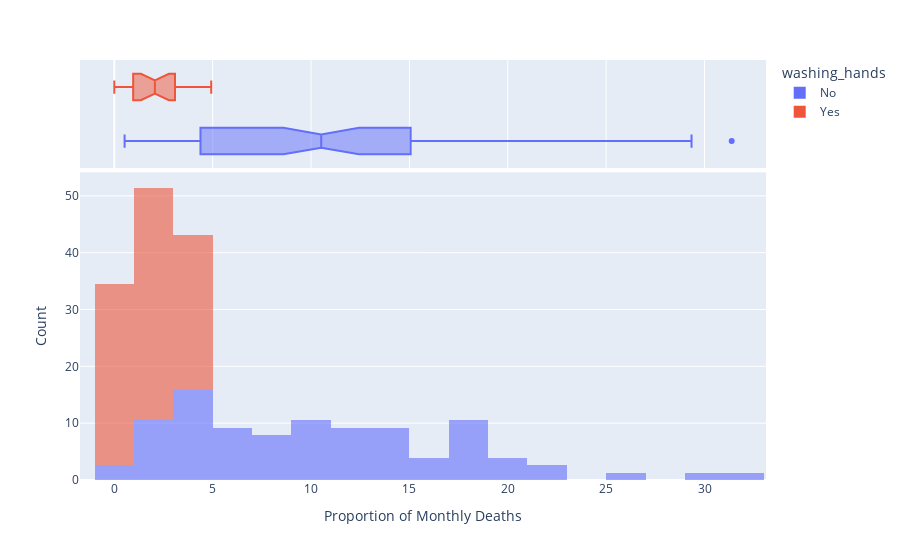

The code cell stored with this chart in its notebook:
### Markdown cell above
### Use Histograms to Visualise the Monthly Distribution of Outcomes

**Challenge**: Create a [plotly histogram](https://plotly.com/python/histograms/) to show the monthly percentage of deaths. 

* Use docs to check out the available parameters. Use the [`color` parameter](https://plotly.github.io/plotly.py-docs/generated/plotly.express.histogram.html) to display two overlapping histograms.
* The time period of handwashing is shorter than not handwashing. Change `histnorm` to `percent` to make the time periods comparable. 
* Make the histograms slighlty transparent
* Experiment with the number of bins on the histogram. Which number work well in communicating the range of outcomes?
* Just for fun, display your box plot on the top of the histogram using the `marginal` parameter.

### Code cell
fig = px.histogram(df_monthly, 
                   x="pct_deaths",
                   nbins=30,
                   color="washing_hands",
                   histnorm="percent",
                   opacity=0.6,
                   marginal="box")

fig.update_layout(xaxis_title='Proportion of Monthly Deaths',
                   yaxis_title='Count',)
 
fig.show()

### Figure 1 — Plotly figure (JSON) as saved in the notebook; plotly's stock layout.template omitted (floating-point values rounded to 4 significant figures)
{"data": [{"alignmentgroup": "True", "bingroup": "x", "histnorm": "percent", "hovertemplate": "washing_hands=No<br>pct_deaths=%{x}<br>percent=%{y}<extra></extra>", "legendgroup": "No", "marker": {"color": "#636efa", "opacity": 0.6, "pattern": {"shape": ""}}, "name": "No", "nbinsx": 30, "offsetgroup": "No", "orientation": "v", "showlegend": true, "type": "histogram", "x": [14.57, 7.531, 4.332, 1.569, 0.7843, 5, 8.421, 1.351, 1.878, 11.02, 22.55, 20.85, 12.22, 10.23, 10.74, 3.226, 6.593, 20.78, 25.46, 18.39, 29.34, 22.97, 31.38, 19.12, 15.97, 12.41, 11.93, 6.098, 4.082, 0.5236, 1.554, 2.262, 17.6, 7.143, 8.051, 15.16, 11.28, 17.03, 17.31, 5.833, 2.679, 4.369, 6.32, 1.224, 3.226, 11.02, 10.55, 7.591, 4.745, 4.452, 4.231, 4.392, 7.143, 6.122, 3.586, 10.55, 14.84, 10.94, 10.49, 13.39, 18.09, 15.43, 18.97, 13.44, 10.15, 13.1, 18.06, 14.39, 14.96, 10.77, 5.369, 3.215, 1.923, 3.607, 18.27, 12.24], "xaxis": "x", "yaxis": "y"}, {"alignmentgroup": "True", "hovertemplate": "washing_hands=No<br>pct_deaths=%{x}<extra></extra>", "legendgroup": "No", "marker": {"color": "#636efa"}, "name": "No", "notched": true, "offsetgroup": "No", "showlegend": false, "type": "box", "x": [14.57, 7.531, 4.332, 1.569, 0.7843, 5, 8.421, 1.351, 1.878, 11.02, 22.55, 20.85, 12.22, 10.23, 10.74, 3.226, 6.593, 20.78, 25.46, 18.39, 29.34, 22.97, 31.38, 19.12, 15.97, 12.41, 11.93, 6.098, 4.082, 0.5236, 1.554, 2.262, 17.6, 7.143, 8.051, 15.16, 11.28, 17.03, 17.31, 5.833, 2.679, 4.369, 6.32, 1.224, 3.226, 11.02, 10.55, 7.591, 4.745, 4.452, 4.231, 4.392, 7.143, 6.122, 3.586, 10.55, 14.84, 10.94, 10.49, 13.39, 18.09, 15.43, 18.97, 13.44, 10.15, 13.1, 18.06, 14.39, 14.96, 10.77, 5.369, 3.215, 1.923, 3.607, 18.27, 12.24], "xaxis": "x2", "yaxis": "y2"}, {"alignmentgroup": "True", "bingroup": "x", "histnorm": "percent", "hovertemplate": "washing_hands=Yes<br>pct_deaths=%{x}<br>percent=%{y}<extra></extra>", "legendgroup": "Yes", "marker": {"color": "#EF553B", "opacity": 0.6, "pattern": {"shape": ""}}, "name": "Yes", "nbinsx": 30, "offsetgroup": "Yes", "orientation": "v", "showlegend": true, "type": "histogram", "x": [2.239, 1.2, 1.894, 4.58, 3.957, 4.472, 2.93, 3.534, 0.6873, 0, 0.6557, 0.9585, 1.136, 0.3717, 0, 0.9615, 2.341, 2.903, 1.34, 2.233, 3.085, 4.926], "xaxis": "x", "yaxis": "y"}, {"alignmentgroup": "True", "hovertemplate": "washing_hands=Yes<br>pct_deaths=%{x}<extra></extra>", "legendgroup": "Yes", "marker": {"color": "#EF553B"}, "name": "Yes", "notched": true, "offsetgroup": "Yes", "showlegend": false, "type": "box", "x": [2.239, 1.2, 1.894, 4.58, 3.957, 4.472, 2.93, 3.534, 0.6873, 0, 0.6557, 0.9585, 1.136, 0.3717, 0, 0.9615, 2.341, 2.903, 1.34, 2.233, 3.085, 4.926], "xaxis": "x2", "yaxis": "y2"}], "layout": {"barmode": "relative", "legend": {"title": {"text": "washing_hands"}, "tracegroupgap": 0}, "margin": {"t": 60}, "xaxis": {"anchor": "y", "domain": [0, 1], "title": {"text": "Proportion of Monthly Deaths"}}, "xaxis2": {"anchor": "y2", "domain": [0, 1], "matches": "x", "showgrid": true, "showticklabels": false}, "yaxis": {"anchor": "x", "domain": [0, 0.7326], "title": {"text": "Count"}}, "yaxis2": {"anchor": "x2", "domain": [0.7426, 1], "matches": "y2", "showgrid": false, "showline": false, "showticklabels": false, "ticks": ""}}}
